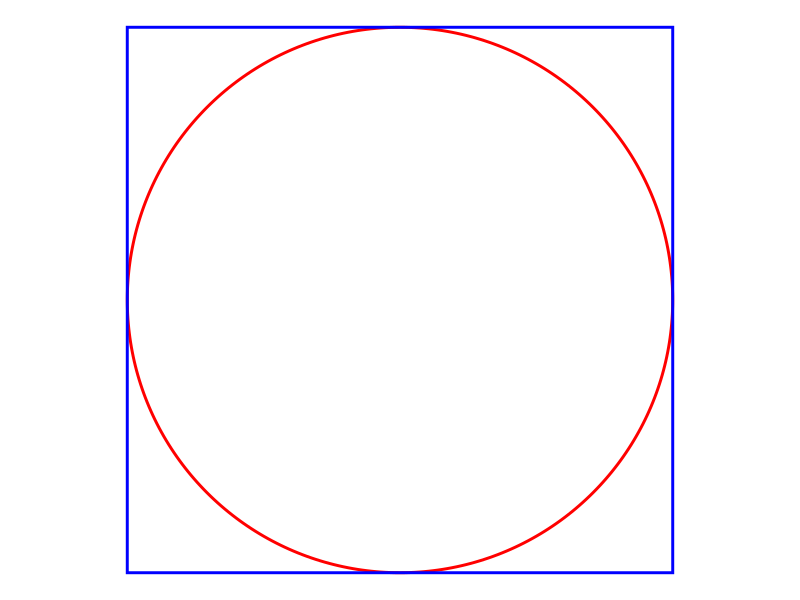
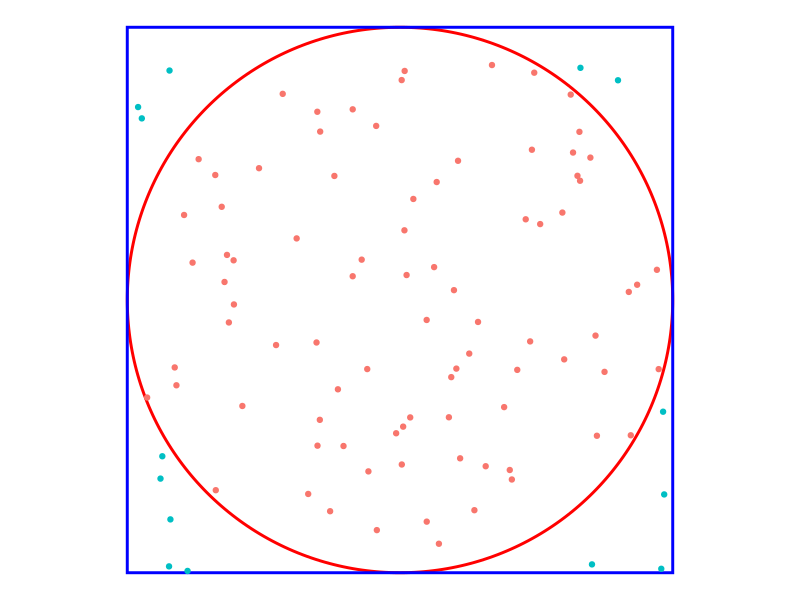
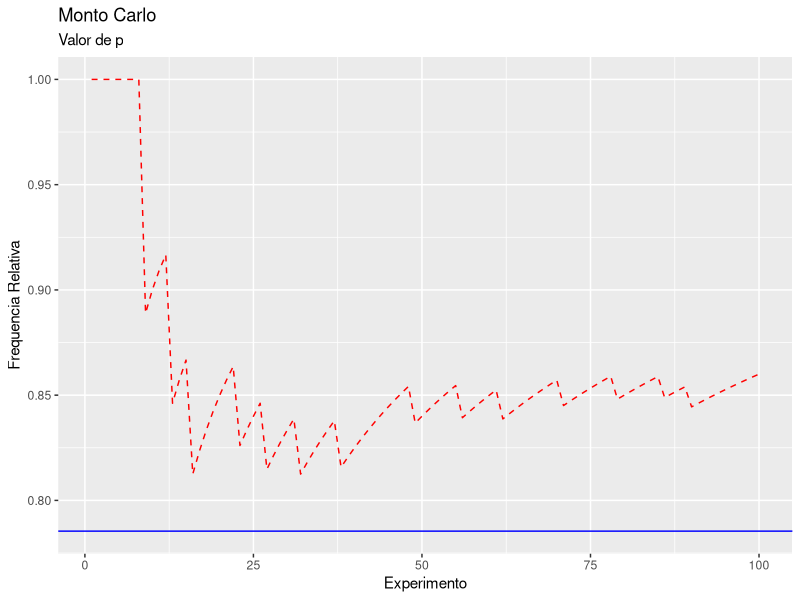

Here is the R script that generated these plots, in order:
# Método de Monte Carlo

library(tidyverse)
library(ggforce)

# Construção do circulo
ggplot() +
  geom_circle(aes(x0 = 0, y0 = 0, r = 1),
              color = "red",
              size = 1) +
  geom_rect(aes(xmin = -1, xmax = 1, 
                ymin = -1, ymax = 1),
            color = "blue",
            size = 1, alpha =0) +
  coord_fixed() +
  theme_void()

N = 100

#set.seed(123)
base <- tibble(E = 1:N, 
               x = runif(N, min = -1, max = 1),
               y = runif(N, min = -1, max = 1),
               flag = if_else(x^2 + y^2 <= 1, "dentro", "fora"))




ggplot() +
  geom_circle(aes(x0 = 0, y0 = 0, r = 1),
              color = "red",
              size = 1) +
  geom_rect(aes(xmin = -1, xmax = 1, 
                ymin = -1, ymax = 1),
            color = "blue",
            size = 1, alpha =0) +
  geom_point(aes(x = x,  y = y, color = flag), 
             data = base) +
  coord_fixed() +
  theme_void() +
  theme(legend.position = "none")

###

base %>% 
  mutate(freq_rel = cumsum(flag == "dentro")/E) %>%
  ggplot() + 
  geom_line(aes(x = E, y = freq_rel), 
            linetype = 2, 
            color = "red") +
  geom_hline(yintercept=pi/4, color="blue") +
  labs(x = "Experimento", y = "Frequencia Relativa") +
  ggtitle("Monto Carlo", subtitle = "Valor de p")
